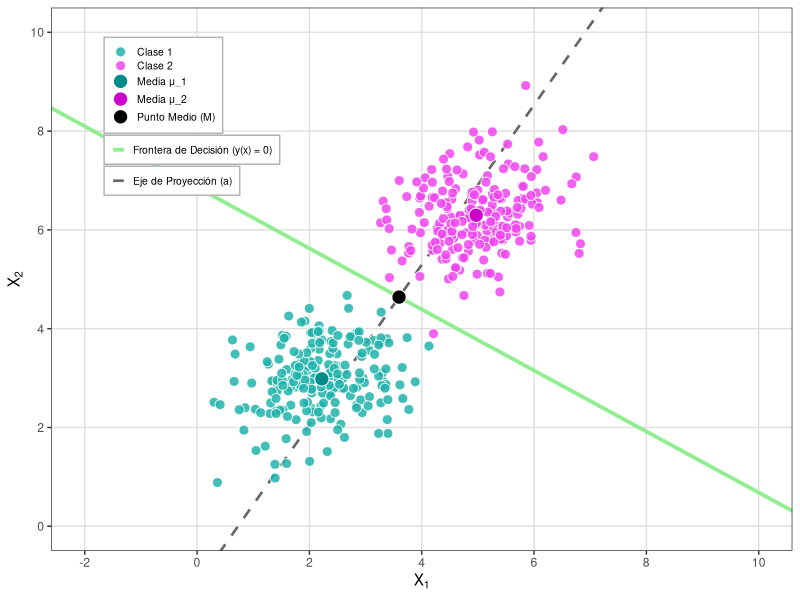
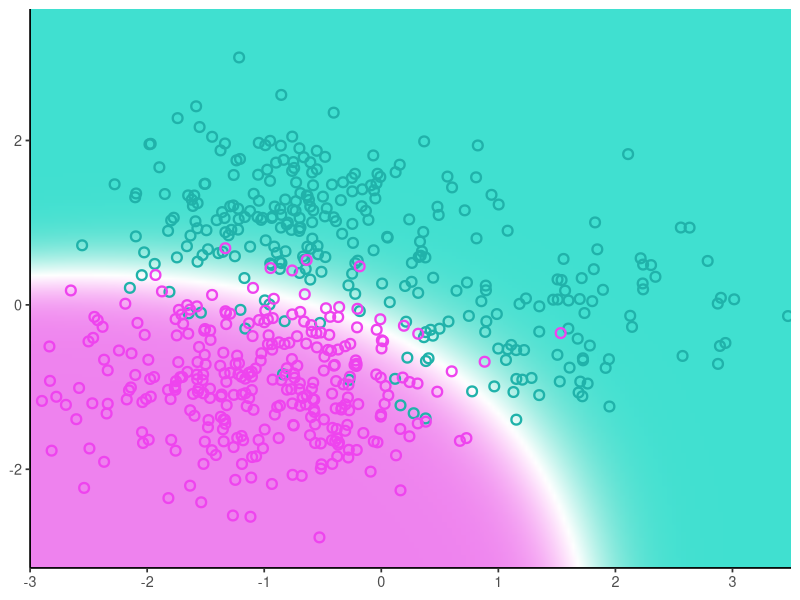
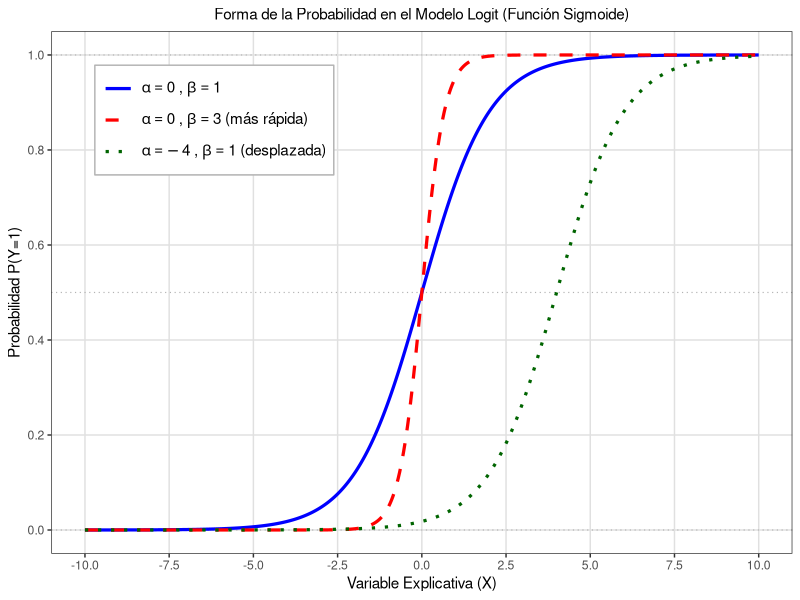

The R script that drew these images, in order:
library(ggplot2)
library(MASS)   

set.seed(123)

#-------------LDA---------------------


# --- Datos ---
n1 <- 200; n2 <- 200

mu1 <- c(2.2, 3.0)
mu2 <- c(5.0, 6.3)
Sigma <- matrix(c(0.6, 0.15, 0.15, 0.5), 2, 2) #misma matriz de covarianza

#distribucion normal multivariante
X1 <- mvrnorm(n1, mu1, Sigma)
X2 <- mvrnorm(n2, mu2, Sigma)

df <- data.frame(
  x1    = c(X1[,1], X2[,1]),
  x2    = c(X1[,2], X2[,2]),
  grupo = factor(rep(c("Clase 1", "Clase 2"), c(n1, n2)))
)

# --- Fisher LDA ---
m1 <- colMeans(X1)
m2 <- colMeans(X2)
W  <- cov(X1) * (n1 - 1) + cov(X2) * (n2 - 1) #matriz intra-clase 

a <- solve(W) %*% (m2 - m1) #dir maxima separacion
a <- a / sqrt(sum(a^2))

M <- (m1 + m2) / 2 #punto medio entre clases
b <- c(-a[2], a[1]) #perpendicular a a

t_vals      <- seq(-9, 9, length.out = 300)
proj_df     <- data.frame(x = M[1] + t_vals * a[1], y = M[2] + t_vals * a[2])
boundary_df <- data.frame(x = M[1] + t_vals * b[1], y = M[2] + t_vals * b[2])

# --- Puntos especiales para leyenda ---
special_df <- data.frame(
  x     = c(m1[1],     m2[1],     M[1]),
  y     = c(m1[2],     m2[2],     M[2]),
  grupo = c("Media μ_1", "Media μ_2", "Punto Medio (M)")
)

fill_vals <- c(
  "Clase 1"          = "#20B2AA",
  "Clase 2"          = "#EE44EE",
  "Media μ_1"         = "#008B8B",
  "Media μ_2"         = "#CC00CC",
  "Punto Medio (M)"  = "black"
)

# --- Gráfico ---
ggplot() +
  geom_line(data = proj_df,
            aes(x = x, y = y, linetype = "Eje de Proyección (a)"),
            color = "gray40", linewidth = 0.9) +
  geom_line(data = boundary_df,
            aes(x = x, y = y, color = "Frontera de Decisión (y(x) = 0)"),
            linewidth = 1.3) +
  geom_point(data = df,
             aes(x = x1, y = x2, fill = grupo),
             shape = 21, size = 3, color = "white", alpha = 0.85) +
  geom_point(data = special_df,
             aes(x = x, y = y, fill = grupo),
             shape = 21, size = 4.5, color = "white") +

  scale_fill_manual(name = NULL, values = fill_vals) +
  scale_color_manual(
    name   = NULL,
    values = c("Frontera de Decisión (y(x) = 0)" = "lightgreen")
  ) +
  scale_linetype_manual(
    name   = NULL,
    values = c("Eje de Proyección (a)" = "dashed")
  ) +

  coord_cartesian(xlim = c(-2, 10), ylim = c(0, 10)) +
  scale_x_continuous(breaks = seq(-2, 10, 2)) +
  scale_y_continuous(breaks = seq(0,  10, 2)) +
  theme_bw(base_size = 11) +
  theme(
    panel.grid.major  = element_line(color = "gray88"),
    panel.grid.minor  = element_blank(),
    legend.position   = c(0.19, 0.80),
    legend.background = element_rect(fill = "white", color = "gray70"),
    legend.key        = element_rect(fill = "white"),
    legend.text       = element_text(size = 7.5),
    legend.key.size   = unit(3.5, "mm"),
    legend.spacing.y  = unit(0.5, "mm"),
    plot.title        = element_blank()
  ) +
  labs(x = expression(X[1]), y = expression(X[2]))




#-----------QDA-----------------


n <- 300

# Clase cyan
x_c <- c(rnorm(200, -0.8, 0.7), rnorm(100, 1.3, 0.9))
y_c <- c(rnorm(200,  1.1, 0.6), rnorm(100, -0.2, 0.6))

# Clase magenta
x_m <- rnorm(n, -1.1, 0.8)
y_m <- rnorm(n, -1.0, 0.6)

df <- data.frame(
  x     = c(x_c, x_m),
  y     = c(y_c, y_m),
  clase = factor(rep(c("cyan", "magenta"), c(length(x_c), length(x_m))))
)

# Modelo QDA 
modelo_qda <- qda(clase ~ x + y, data = df)


grid <- expand.grid(
  x = seq(-3, 3.5, by = 0.04),
  y = seq(-3.2, 3.6, by = 0.04)
)

# Probabilidad posterior de clase magenta
pred       <- predict(modelo_qda, newdata = grid)
grid$prob  <- pred$posterior[, "magenta"]


ggplot() +
  geom_raster(data = grid,
              aes(x = x, y = y, fill = prob),
              interpolate = TRUE) +
  scale_fill_gradientn(
    colors = c("#40E0D0", "white", "#EE82EE"),
    values = c(0, 0.5, 1)
  ) +
  geom_point(data = df,
             aes(x = x, y = y, color = clase),
             shape = 1, size = 2.5, stroke = 1.2) +
  scale_color_manual(values = c("cyan" = "#20B2AA", "magenta" = "#EE44EE")) +

  scale_x_continuous(expand = c(0, 0)) +
  scale_y_continuous(expand = c(0, 0)) +
  theme_classic(base_size = 13) +
  theme(legend.position = "none") +
  coord_cartesian(xlim = c(-3, 3.5), ylim = c(-3.2, 3.6)) +
  labs(x = NULL, y = NULL)






#------------FUNCION SIGMOIDE LOGIT-------------------


# Función sigmoide
sigmoid <- function(x, b0, b1) 1 / (1 + exp(-(b0 + b1 * x)))

x <- seq(-10, 10, length.out = 500)


df <- rbind(
  data.frame(x = x, y = sigmoid(x, 0,  1), curva = "c1"),
  data.frame(x = x, y = sigmoid(x, 0,  3), curva = "c2"),
  data.frame(x = x, y = sigmoid(x, -4, 1), curva = "c3")
)

df$curva <- factor(df$curva, levels = c("c1", "c2", "c3"))


ggplot(df, aes(x = x, y = y, color = curva, linetype = curva)) +
  geom_hline(yintercept = c(0, 0.5, 1), color = "gray70", linewidth = 0.4, linetype = "dotted") +
  geom_line(linewidth = 1.1) +
  scale_color_manual(
    name   = NULL,
    values = c("c1" = "blue", "c2" = "red", "c3" = "darkgreen"),
    labels = expression(
      alpha==0 ~ "," ~ beta==1,
      alpha==0 ~ "," ~ beta==3 ~ "(más rápida)",
      alpha==-4 ~ "," ~ beta==1 ~ "(desplazada)"
    )
  ) +
  scale_linetype_manual(
    name   = NULL,
    values = c("c1" = "solid", "c2" = "dashed", "c3" = "dotted"),
    labels = expression(
      alpha==0 ~ "," ~ beta==1,
      alpha==0 ~ "," ~ beta==3 ~ "(más rápida)",
      alpha==-4 ~ "," ~ beta==1 ~ "(desplazada)"
    )
  ) +
  scale_x_continuous(breaks = seq(-10, 10, 2.5)) +
  scale_y_continuous(breaks = seq(0, 1, 0.2), limits = c(0, 1)) +
  theme_bw(base_size = 11) +
  theme(
    panel.grid.major  = element_line(color = "gray88"),
    panel.grid.minor  = element_blank(),
    legend.position   = c(0.22, 0.83),
    legend.background = element_rect(fill = "white", color = "gray70"),
    legend.key        = element_rect(fill = "white"),
    legend.text       = element_text(size = 11),
    legend.key.size   = unit(8, "mm"),
    plot.title        = element_text(hjust = 0.5, size = 11)
  ) +
  labs(
    title = "Forma de la Probabilidad en el Modelo Logit (Función Sigmoide)",
    x     = "Variable Explicativa (X)",
    y     = "Probabilidad P(Y=1)"
  )
